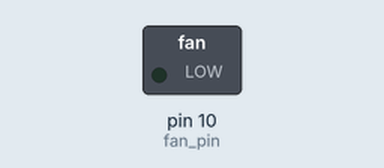
A sketch run on a simulated Arduino Leonardo, built with avr-gcc and run on an emulated ATmega32U4. On the bench: switched loads named in the sketch (green lamp = pin HIGH).

Above: at 0.05 s.
At 2.75 s:
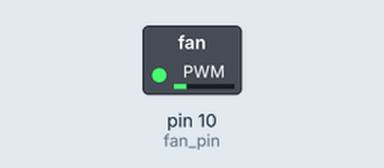
At 5.5 s:
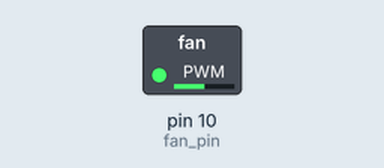
At 11.0 s:
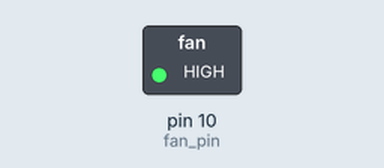
Timing chart, 0 to 14.3 s (numbered marks = the images above):
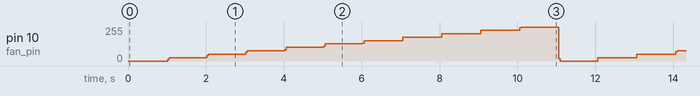

The sketch:

motor_rotation_fadding_digiatlWrite.ino
```cpp
const int fan_pin = 10;

void setup() {
  // put your setup code here, to run once:
  pinMode(fan_pin, OUTPUT);
}

unsigned long current_millis = 0;
unsigned long prev_millis = 0;
unsigned long interval_milis = 1000;

void loop() {
  // put your main code here, to run repeatedly:
  for(int t_high=0; t_high<=10; t_high++) {
    while(1) {
      digitalWrite(fan_pin, HIGH);
      delay(t_high);
      digitalWrite(fan_pin, LOW);
      delay(10-t_high);

      current_millis = millis();
      if(current_millis - prev_millis >= interval_milis) {
        prev_millis = current_millis;
        break;
      }
    }
  }
}
```

HM10BLE.cpp
```cpp
/*
  HM10BLE.cpp - Library for flashing HM10BLE code.
  Created by Minu Suh, December 3, 2016.
*/

#include "Arduino.h"
#include "HM10BLE.h"

HM10BLE::HM10BLE()
{
}

#ifdef ARDUINO_AVR_LEONARDO
#define Serial4Ble Serial1
#elif defined(ARDUINO_AVR_UNO)
#define Serial4Ble Serial
#endif

void HM10BLE::begin(unsigned long baud)
{
	Serial4Ble.begin(baud);
}

void HM10BLE::receive_user_rpyt(int &roll, int &pitch, int &yaw, int &throttle)
{
	checkMspPacket(roll, pitch, yaw, throttle);
}

void HM10BLE::checkMspPacket(int &roll, int &pitch, int &yaw, int &throttle) {
  static uint32_t cnt;
  static int _roll=125, _pitch=125, _yaw=125, _throttle=0;

  if(Serial4Ble.available() > 0) {
    while(Serial4Ble.available() > 0) {
      int mspData = Serial4Ble.read();
      if(mspData == '$') cnt = HEAD1;
      else cnt++;

      mspPacket[cnt] = mspData;

      if(cnt == CRC) {
        if(mspPacket[CMD] == 150) {
          _throttle = mspPacket[THROTTLE];
		  _roll = mspPacket[ROLL];
		  _pitch = mspPacket[PITCH];
		  _yaw = mspPacket[YAW];
        }
      }
    }
  }
  roll = _roll;
  pitch = _pitch;
  yaw = _yaw;
  throttle = _throttle;
}
```

HM10BLE.h
```cpp
/*
  HM10BLE.h - Library for flashing HM10BLE code.
  Created by Minu Suh, December 3, 2016.
*/
#ifndef HM10BLE_h
#define HM10BLE_h

#include "Arduino.h"

enum {
  HEAD1,  HEAD2,  HEAD3,  DATASIZE, CMD,
  ROLL,   PITCH,  YAW,    THROTTLE,
  AUX,    CRC,    PACKETSIZE,
};

class HM10BLE
{
  public:
    HM10BLE();
	void begin(unsigned long baud);
	void receive_user_rpyt(int &roll, int &pitch, int &yaw, int &throttle);

  private:
	void checkMspPacket(int &roll, int &pitch, int &yaw, int &throttle);

  private:
    int mspPacket[PACKETSIZE];
};

#endif
```

MPU6050Sensor.cpp
```cpp
/*
  MPU6050Sensor.cpp - Library for flashing MPU6050Sensor code.
  Created by Minu Suh, December 3, 2016.
*/

#include "Arduino.h"
#include "MPU6050Sensor.h"
#include <Wire.h>

MPU6050Sensor::MPU6050Sensor()
{
}

void MPU6050Sensor::begin(int MPU_addr)
{
	_MPU_addr = MPU_addr;
	bAngleRead = false;
	bGyroRead = false;

	initMPU6050();
	calibAccelGyro();
	initDT();
}

void MPU6050Sensor::read_rpy_angle(float &roll, float &pitch, float &yaw)
{
	if(!bGyroRead) {
		readAccelGyro();
		calcDT();
		calcAccelYPR();
		calcGyroYPR();
		calcFilteredYPR();

		bAngleRead = true;
	}

	roll = filtered_angle_y;
	pitch = filtered_angle_x;
	yaw = filtered_angle_z;
}

void MPU6050Sensor::read_rpy_angular_velocity(float &roll, float &pitch, float &yaw)
{
	if(!bAngleRead) {
		readAccelGyro();
		calcDT();
		calcAccelYPR();
		calcGyroYPR();
		calcFilteredYPR();

		bGyroRead = true;
	}

	roll = gyro_y;
	pitch = gyro_x;
	yaw = gyro_z;
}

void MPU6050Sensor::initMPU6050() {
  Wire.begin();
  Wire.beginTransmission(_MPU_addr);
  Wire.write(0x6B);
  Wire.write(0);
  Wire.endTransmission(true);
}

void MPU6050Sensor::readAccelGyro() {
  Wire.beginTransmission(_MPU_addr);
  Wire.write(0x3B);
  Wire.endTransmission(false);
  Wire.requestFrom(_MPU_addr,14,true);
  AcX=Wire.read()<<8|Wire.read();
  AcY=Wire.read()<<8|Wire.read();
  AcZ=Wire.read()<<8|Wire.read();
  Tmp=Wire.read()<<8|Wire.read();
  GyX=Wire.read()<<8|Wire.read();
  GyY=Wire.read()<<8|Wire.read();
  GyZ=Wire.read()<<8|Wire.read();
}

void MPU6050Sensor::calibAccelGyro() {
  float sumAcX = 0, sumAcY = 0, sumAcZ = 0;
  float sumGyX = 0, sumGyY = 0, sumGyZ = 0;

  readAccelGyro();

  for(int i=0;i<10;i++) {
    readAccelGyro();
    sumAcX += AcX; sumAcY += AcY; sumAcZ += AcZ;
    sumGyX += GyX; sumGyY += GyY; sumGyZ += GyZ;
    delay(100);
  }

  baseAcX = sumAcX / 10;
  baseAcY = sumAcY / 10;
  baseAcZ = sumAcZ / 10;

  baseGyX = sumGyX / 10;
  baseGyY = sumGyY / 10;
  baseGyZ = sumGyZ / 10;
}

void MPU6050Sensor::initDT() {
  t_prev = micros();
}

void MPU6050Sensor::calcDT() {
  t_now = micros();
  _dt = (t_now - t_prev)/1000000.0;
  t_prev = t_now;
}

void MPU6050Sensor::calcAccelYPR() {
  float accel_x, accel_y, accel_z;
  float accel_xz, accel_yz;
  const float RADIANS_TO_DEGREES = 180/3.14159;

  accel_x = AcX - baseAcX;
  accel_y = AcY - baseAcY;
  accel_z = AcZ + (16384 - baseAcZ);

  accel_yz = sqrt(pow(accel_y,2) + pow(accel_z,2));
  accel_angle_y = atan(-accel_x/accel_yz)*RADIANS_TO_DEGREES;

  accel_xz = sqrt(pow(accel_x,2) + pow(accel_z,2));
  accel_angle_x = atan( accel_y/accel_xz)*RADIANS_TO_DEGREES;

  accel_angle_z = 0;
}

void MPU6050Sensor::calcGyroYPR() {
  const float GYROXYZ_TO_DEGREES_PER_SEC = 131;

  gyro_x = (GyX - baseGyX)/GYROXYZ_TO_DEGREES_PER_SEC;
  gyro_y = (GyY - baseGyY)/GYROXYZ_TO_DEGREES_PER_SEC;
  gyro_z = (GyZ - baseGyZ)/GYROXYZ_TO_DEGREES_PER_SEC;
}

void MPU6050Sensor::calcFilteredYPR() {
  const float ALPHA = 0.96;
  float tmp_angle_x, tmp_angle_y, tmp_angle_z;

  tmp_angle_x = filtered_angle_x + gyro_x * _dt;
  tmp_angle_y = filtered_angle_y + gyro_y * _dt;
  tmp_angle_z = filtered_angle_z + gyro_z * _dt;

  filtered_angle_x =
    ALPHA * tmp_angle_x + (1.0-ALPHA) * accel_angle_x;
  filtered_angle_y =
    ALPHA * tmp_angle_y + (1.0-ALPHA) * accel_angle_y;
  filtered_angle_z = tmp_angle_z;
}
```

MPU6050Sensor.h
```cpp
/*
  MPU6050Sensor.h - Library for flashing MPU6050Sensor code.
  Created by Minu Suh, December 3, 2016.
*/
#ifndef MPU6050Sensor_h
#define MPU6050Sensor_h


#include "Arduino.h"

class MPU6050Sensor
{
  public:
    MPU6050Sensor();
	void begin(int MPU_addr);
    void read_rpy_angle(float &roll, float &pitch, float &yaw);
	void read_rpy_angular_velocity(float &roll, float &pitch, float &yaw);

  private:
	void initMPU6050();
	void readAccelGyro();
	void calibAccelGyro();
	void initDT();
	void calcDT();
	void calcAccelYPR();
	void calcGyroYPR();
	void calcFilteredYPR();

  private:
	int _MPU_addr;
	int16_t AcX,AcY,AcZ,Tmp,GyX,GyY,GyZ;
    float baseAcX, baseAcY, baseAcZ;
	float baseGyX, baseGyY, baseGyZ ;
	unsigned long t_now, t_prev;
	float _dt;
	float accel_angle_x, accel_angle_y, accel_angle_z;
	float gyro_x, gyro_y, gyro_z;
	float filtered_angle_x, filtered_angle_y, filtered_angle_z;
	bool bAngleRead, bGyroRead;
};

#endif
```
